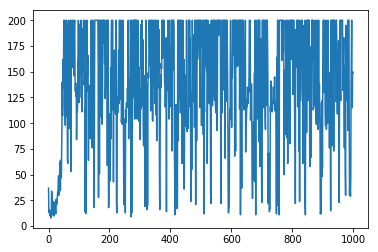

This chart was generated by the following Python code:
import gym
import tensorflow as tf
from keras.models import Sequential
from keras.layers import Convolution2D, Flatten, Dense
from collections import deque
import random
from random import randint
import numpy as np
import skimage.color, skimage.transform,  skimage.exposure
import matplotlib.pyplot as plt
from keras.optimizers import Adam
import seaborn as sns

import time
class DQAgent:
    def __init__(self):
        self.env = gym.make('CartPole-v0')
        self.input_size=self.env.observation_space.shape[0]
        self.action_size=self.env.action_space.n
        self.nets=[]
        for i in range(self.action_size):
            self.nets.append(self.qnetwork(self.input_size))
            
        self.memory=deque(maxlen=2000)
        self.batch_size=32
        self.epsilon = 1.0
        self.gamma=0.95
        self.epsilon_min = 0.01
        self.epsilon_decay = 0.995
        
    def qnetwork(self,input_size):
        model = Sequential()
        model.add(Dense(24, input_dim=input_size, activation='relu'))
        model.add(Dense(24, activation='relu'))
        model.add(Dense(1, activation='linear'))
        model.compile(loss='mse',optimizer=Adam(lr=0.001))
        return model
    
    def remember(self,s,a,r,s_,d):
        self.memory.append((s,a,r,s_,d))
    
    def get_action(self,state):
        if self.epsilon>np.random.rand():
            return random.randrange(self.action_size)
        val=[]
        for i in self.nets:
#             print i.predict(state)
            val.append(i.predict(state)[0])
#         actions = self.dqn.predict(state)
#         print val
        return np.argmax(val)
    
    def replay(self):
        minibatch = random.sample(self.memory, self.batch_size)
        for s,a,r,s_,d in minibatch:
            if d:
                target=r
            else:
                val=[]
                for i in self.nets:
                    val.append(i.predict(s_)[0])
                target = r+self.gamma*np.amax(val)
            self.nets[a].fit(s,[[target]],epochs=1,verbose=0)
            if self.epsilon > self.epsilon_min:
                self.epsilon *= self.epsilon_decay
if __name__ == "__main__":
    start=time.time()
    agent = DQAgent()
    timesteps=[]
    for e in range(1000):
        t=0
        state=agent.env.reset()
        state=np.reshape(state,[1,agent.input_size])
        print e
        while (True):
#             agent.env.render()
            action = agent.get_action(state)
            next_state, reward, done, _ = agent.env.step(action)
            if done:
                if t!=200:
                    reward=-10
            next_state=np.reshape(next_state,[1,agent.input_size])
            agent.remember(state,action,reward,next_state,done)
            state=next_state
            t+=1
#             print done
            if done:
                timesteps.append(t)
                break
            if len(agent.memory)>agent.batch_size:
                agent.replay()
    end=time.time()
    print ("--- %s seconds ---" % (end - start))
    plt.plot(timesteps)
    plt.show()
